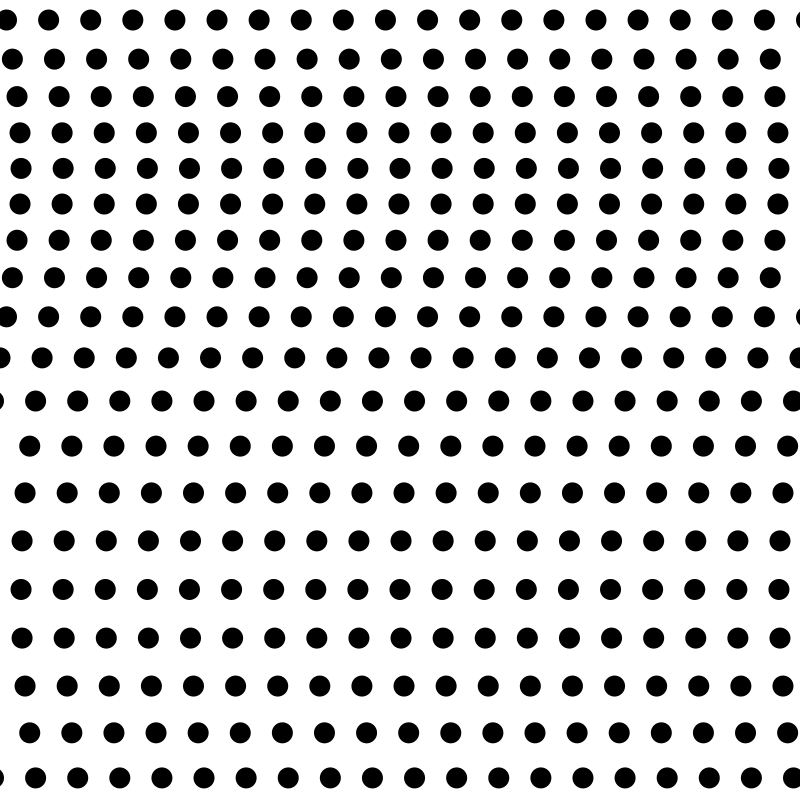
Frame 1 (no input)
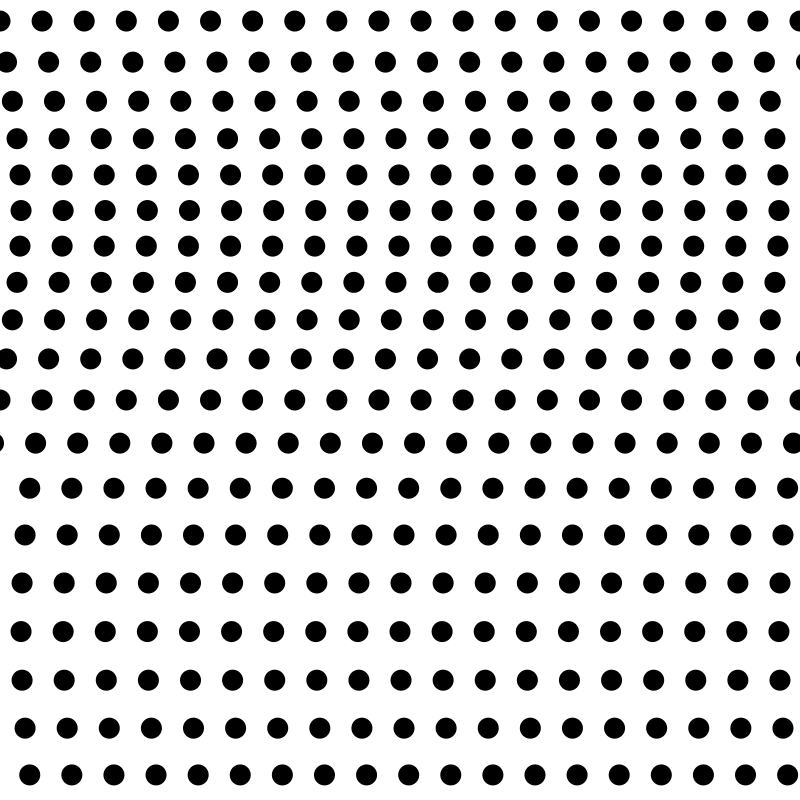
Frame 60 (the mouse pressed at the canvas centre just before this capture)
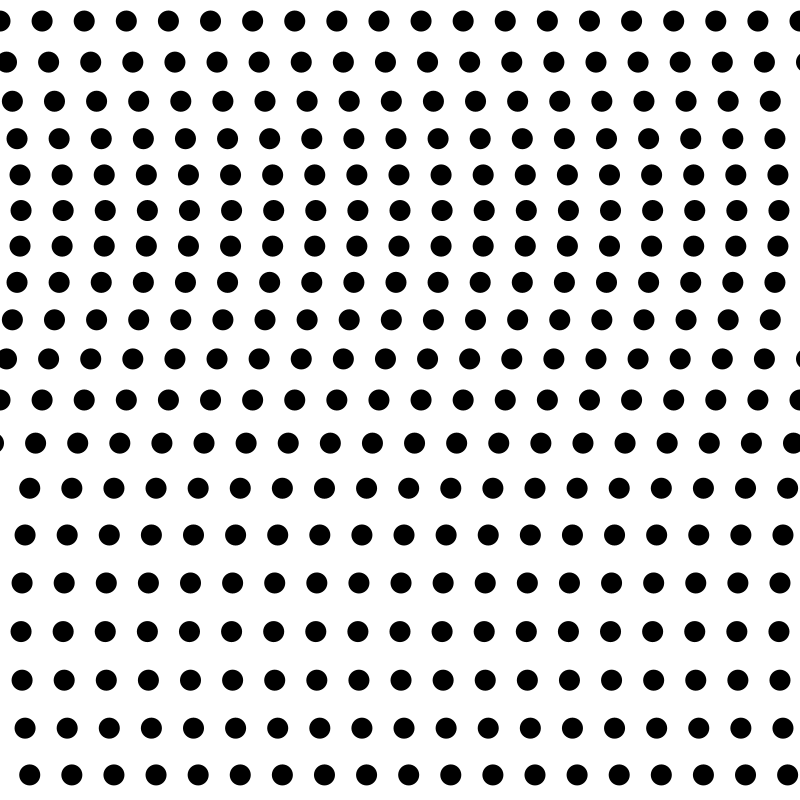
Frame 120 (the mouse held since frame 60 and released just before this capture)

The Processing sketch that drew these frames (run headless with seeded random() and noise(); from frame 60 on, the mouse is pressed at the canvas centre):

// Processing sketch: processing_151604
// ── processing_151604.pde

/*
 * Creative Coding
 * Week 2, 05 - Moving Patterns 1
 * by Indae Hwang and Jon McCormack
 * Copyright (c) 2014 Monash University
 *
 * This sketch builds on the previous sketches, drawing shapes based on the
 * current framerate. The movement of individual shapes combine to create a
 * gestalt field of motion. Use the arrow keys on your keyboard to change the
 * frame rate. 
 * 
 */

// variable used to store the current frame rate value
int frame_rate_value;

void setup() {
  size(800, 800);

  frame_rate_value = 10;
  frameRate(frame_rate_value);
  rectMode(CENTER);
  background(255);
}


void draw() {

  background(255);

  int num = 20;
  int margin = 0;
  float gutter = 0; //distance between each cell
  float cellsize = ( width - (2 * margin) - gutter * (num - 1) ) / (num - 1);

  int circleNumber = 0; // counter
  for (int i=0; i<num; i++) {
    for (int j=0; j<num; j++) {
      circleNumber = (i * num) + j; // different way to calculate the circle number from w2_04

      float tx = margin + cellsize * i + gutter * i;
      float ty = margin + cellsize * j + gutter * j;

      movingCircle(tx, ty, cellsize, circleNumber);
    }
  }
} //end of draw 


void movingCircle(float x, float y, float size, int circleNum) {

  float finalAngle;
  finalAngle = frameCount + circleNum;

  //the rotating angle for each tempX and tempY postion is affected by frameRate and angle;  
  float tempX = x + (size / 2) * sin(PI / frame_rate_value * finalAngle);
  float tempY = y + (size / 2) * cos(PI / frame_rate_value * finalAngle);
  //ellipse(x, y, size, size); // circle

  noStroke();
  fill(0);
 // rect(tempX, tempY, size/5, size/5);
 // rect(tempX, tempY, 1, size*5);
  ellipse(tempX, tempY, size/2, size/2); // circle
  stroke(0);
  noFill();
  stroke(0);
  //line(x, y, tempX, tempY);
}


/*
 * keyReleased function
 *
 * called automatically by Processing when a keyboard key is released
 */
void keyReleased() {

  // right arrow -- increase frame_rate_value
  if (keyCode == RIGHT && frame_rate_value < 60) {
    frame_rate_value++;
  }

  // left arrow -- decrease frame_rate_value
  if ( keyCode == LEFT && frame_rate_value > 1) {
    frame_rate_value--;
  }

  // set the frameRate and print current value on the screen
  frameRate(frame_rate_value);
  println("Current frame Rate is: " + frame_rate_value);
}
